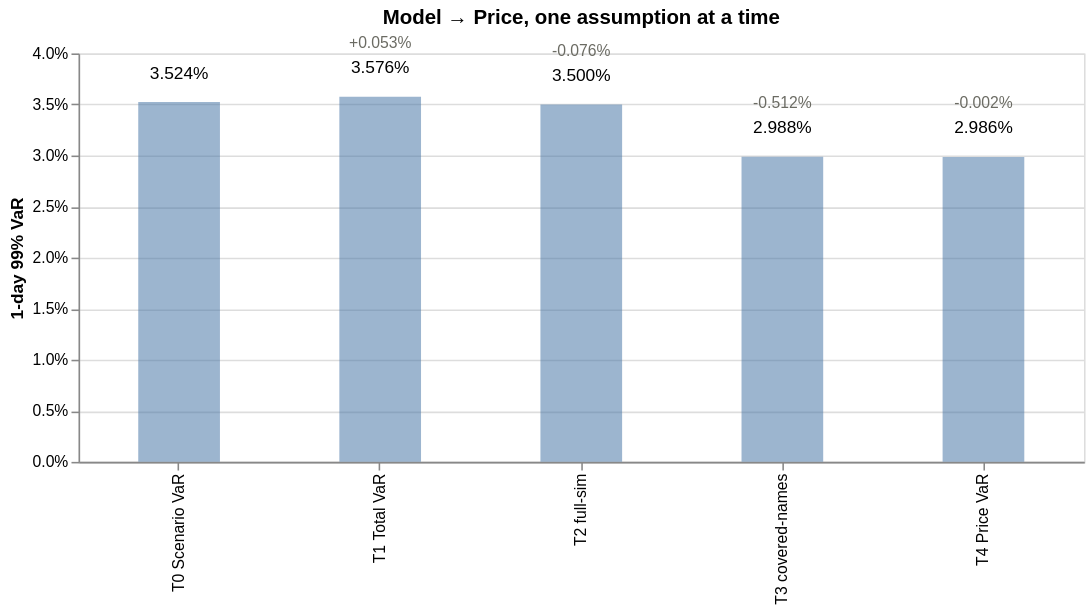

The notebook cell saved with this chart:
### Code cell
# ── Model vs Price · the bridge waterfall (the lens's hero chart) ──────────────────────────
# Five levels, four labelled steps — the deltas are SEQUENTIAL differences, so they sum to
# T4 − T0 exactly (VaR is not additive; sequential differences are). Bars, not floating
# blocks: the level is the number that matters, the step label carries the delta.
steps = pd.DataFrame({
    "step": ["T0 Scenario VaR", "T1 Total VaR", "T2 full-sim", "T3 covered-names", "T4 Price VaR"],
    "VaR": [t0, t1, t2, t3, t4],
})
steps["delta"] = [""] + [f"{d:+.3%}" for d in steps["VaR"].diff().dropna()]
base = alt.Chart(steps).encode(x=alt.X("step:N", sort=None, title=None))
(base.mark_bar(size=52, opacity=0.55) .encode(y=alt.Y("VaR:Q", axis=alt.Axis(format="%"), title="1-day 99% VaR"))
 + base.mark_text(dy=-18, fontSize=11).encode(y="VaR:Q", text=alt.Text("VaR:Q", format=".3%"))
 + base.mark_text(dy=-34, fontSize=10, color="#6b6b63").encode(y="VaR:Q", text="delta:N")
).properties(width=640, height=260, title="Model → Price, one assumption at a time")

### Figure 1 — Vega-Lite specification as saved in the notebook (floating-point values rounded to 4 significant figures)
{"config": {"view": {"continuousWidth": 300, "continuousHeight": 300}}, "layer": [{"mark": {"type": "bar", "opacity": 0.55, "size": 52}, "encoding": {"x": {"field": "step", "sort": null, "title": null, "type": "nominal"}, "y": {"axis": {"format": "%"}, "field": "VaR", "title": "1-day 99% VaR", "type": "quantitative"}}}, {"mark": {"type": "text", "dy": -18, "fontSize": 11}, "encoding": {"text": {"field": "VaR", "format": ".3%", "type": "quantitative"}, "x": {"field": "step", "sort": null, "title": null, "type": "nominal"}, "y": {"field": "VaR", "type": "quantitative"}}}, {"mark": {"type": "text", "color": "#6b6b63", "dy": -34, "fontSize": 10}, "encoding": {"text": {"field": "delta", "type": "nominal"}, "x": {"field": "step", "sort": null, "title": null, "type": "nominal"}, "y": {"field": "VaR", "type": "quantitative"}}}], "data": {"name": "data-c78fa3bfbf976773de9cc2ca1bb53501"}, "height": 260, "title": "Model → Price, one assumption at a time", "width": 640, "$schema": "https://vega.github.io/schema/vega-lite/v6.4.1.json", "datasets": {"data-c78fa3bfbf976773de9cc2ca1bb53501": [{"step": "T0 Scenario VaR", "VaR": 0.03524, "delta": ""}, {"step": "T1 Total VaR", "VaR": 0.03576, "delta": "+0.053%"}, {"step": "T2 full-sim", "VaR": 0.035, "delta": "-0.076%"}, {"step": "T3 covered-names", "VaR": 0.02988, "delta": "-0.512%"}, {"step": "T4 Price VaR", "VaR": 0.02986, "delta": "-0.002%"}]}}
